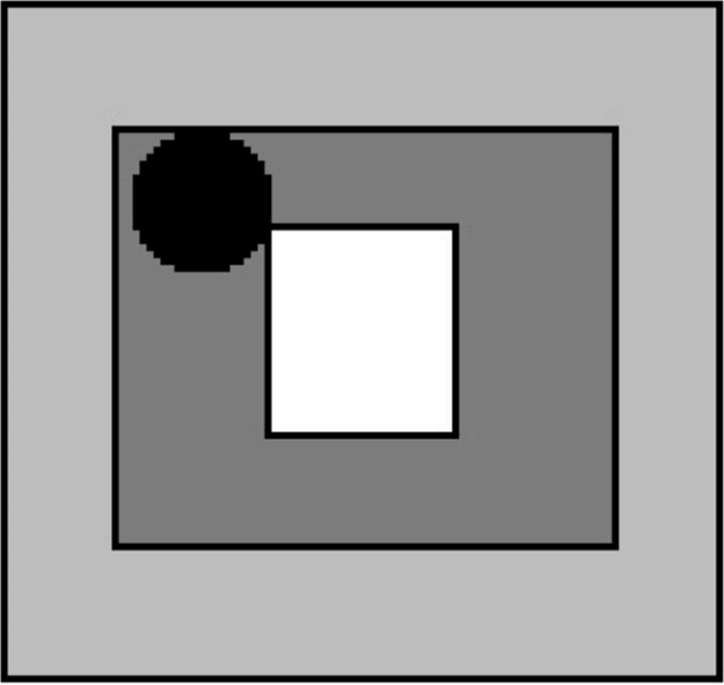
#> input picture port_image.png, 724 x 685 px, found by its file name
$ jupyter execute computer_vision_challenge.ipynb   (shell and % lines are left out)
#> lines starting #> are read from the running program, lines starting #| are printed output that depends on the picture
# 🧠 Computer Vision Challenge
This notebook covers all four tasks:
1. Rotate Detection
2. Circle Detection
3. Homography View
4. Camera Movement Estimation

---

# Computer Vision Challenge - Aule Space Inc

## Project Overview
The goal of this challenge is to develop a robust computer vision algorithm to analyze and simulate the view of a satellite port using various CV techniques like rotation detection, feature matching, homography, and camera movement simulation.

## Tasks Completed
- Task A: Image rotation and circle detection using HoughCircles.
- Task B: ORB feature matching to simulate camera movement.
- Task C: Homography transformation to generate side view.
- Task D: Smooth transition from side view to front view.

## How to Run
1. Install dependencies:
   ```bash
   pip install opencv-python-headless matplotlib numpy

Import Libraries

[cell 1]
# Install required libraries

# Import
import cv2
import numpy as np
import matplotlib.pyplot as plt

Original Image Loaded

[cell 2]
# Load the image from your local 'images' folder
image_path = r'C:\Users\satya\Downloads\New folder (2)\port_image.png'  # Adjust if needed
original_img = cv2.imread(image_path)
#> original_img is the input picture: shape (685, 724, 3); min 0, max 255, mean 154.9

# Convert BGR to RGB for matplotlib
image_rgb = cv2.cvtColor(original_img, cv2.COLOR_BGR2RGB)

# Display the original image
plt.figure(figsize=(6, 6))
plt.imshow(image_rgb)
plt.title('Original Image')
plt.axis('off')
plt.show()

Rotated Image

[cell 3]
import cv2
import numpy as np
import matplotlib.pyplot as plt

def rotate_image(img, angle):
    """Rotate the image around its center by the given angle."""
#> called with angle = 30
    (h, w) = img.shape[:2]
    center = (w // 2, h // 2)

    # Compute the rotation matrix
    M = cv2.getRotationMatrix2D(center, angle, 1.0)

    # Perform the rotation
    rotated = cv2.warpAffine(img, M, (w, h))
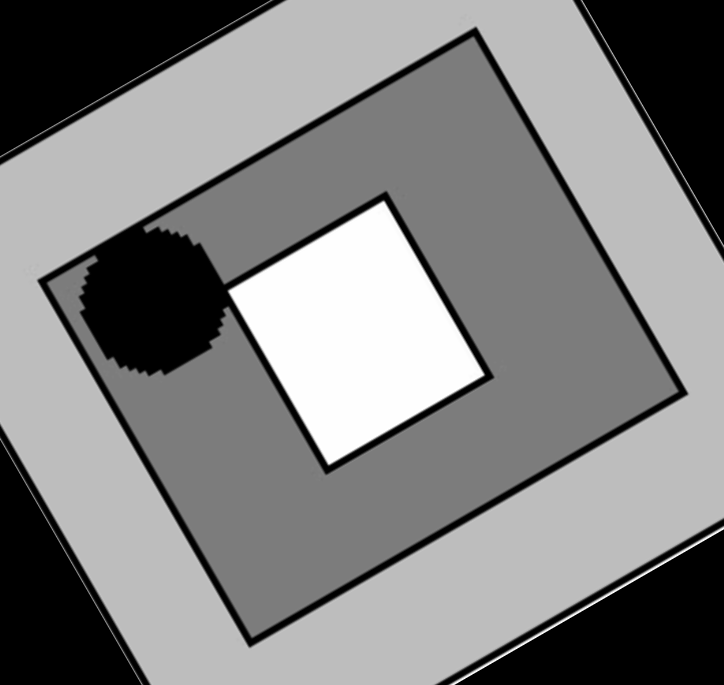
#> rotated: shape (685, 724, 3); min 0, max 255, mean 129.4
    return rotated

# Load the original image
image_path = r'C:\Users\satya\Downloads\New folder (2)\port_image.png'   # Change this to your actual image
original_img = cv2.imread(image_path)

if original_img is None:
    print("❌ Failed to load image. Check the path.")
else:
    # Rotate the image
    angle = 30  # You can change the angle
    rotated_img = rotate_image(original_img, angle)

    # Convert for display
    rotated_rgb = cv2.cvtColor(rotated_img, cv2.COLOR_BGR2RGB)

    # Show rotated image
    plt.imshow(rotated_rgb)
    plt.title(f'Rotated Image by {angle}°')
    plt.axis('off')
    plt.show()

    # Save the rotated image
    save_path = rf"C:\Users\satya\Downloads\New folder (2)\Rotated_Image_{angle}_deg.png"
    cv2.imwrite(save_path, rotated_img)
    print(f"✅ Rotated image saved at: {save_path}")

Circle Detected

[cell 4]
import cv2
import numpy as np
import matplotlib.pyplot as plt

# Load the uploaded image
img = cv2.imread(r"C:\Users\satya\Downloads\New folder (2)\port_image.png")  # Adjust path if needed

# Convert to grayscale and blur to reduce noise
gray = cv2.cvtColor(img, cv2.COLOR_BGR2GRAY)
gray_blurred = cv2.medianBlur(gray, 5)

# Detect circles with tweaked params for your image
circles = cv2.HoughCircles(
    gray_blurred,
    cv2.HOUGH_GRADIENT,
    dp=1.2,
    minDist=30,
    param1=50,
    param2=20,
    minRadius=20,
    maxRadius=60
)
#> circles = [[167.4, 168.6, 24.8]]

# Draw and display the detected circle
if circles is not None:
    circles = np.uint16(np.around(circles))
#> circles = [[167, 169, 25]]
    for i in circles[0, :]:
        cv2.circle(img, (i[0], i[1]), i[2], (0, 255, 0), 2)  # outer circle
        cv2.circle(img, (i[0], i[1]), 2, (0, 0, 255), 3)     # center
#> this loop made 1 pass

    # Save output to /content/sample_data
    cv2.imwrite(r"C:\Users\satya\Downloads\New folder (2)\circle_detected_output.png", img)
    print("✅ Image saved to /content/sample_data/circle_detected_output.png")
    print(f"Circle center at: ({i[0]}, {i[1]}), radius: {i[2]}")
#| Circle center at: (167, 169), radius: 25

    # Show in notebook
    plt.imshow(cv2.cvtColor(img, cv2.COLOR_BGR2RGB))
    plt.title("Detected Circle")
    plt.axis("off")
    plt.show()

else:
    print("❌ No circle detected. Try adjusting parameters.")

Translated Image (Circle moved to top-left)

[cell 5]
# [29 lines of commented-out code are left out]
import cv2
import numpy as np
import matplotlib.pyplot as plt

# Load the image
image_path = r"C:\Users\satya\Downloads\New folder (2)\port_image.png"
img = cv2.imread(image_path)

if img is None:
    raise FileNotFoundError(f"Image not found at {image_path}")

# Assume you already detected the circle
circle = (167, 169, 25)  # (x, y, radius)

def translate_image_to_top_left(img, circle_coords):
#> called with circle_coords = (167, 169, 25)
    x, y, r = circle_coords

    # Calculate how much to shift the circle to move it to near top-left (padding of 50 px)
    offset_x = -x + 50
    offset_y = -y + 50

    # Create translation matrix and apply the shift
    M = np.float32([[1, 0, offset_x], [0, 1, offset_y]])
    translated_img = cv2.warpAffine(img, M, (img.shape[1], img.shape[0]))

    return translated_img

# Apply the translation
translated_img = translate_image_to_top_left(img, circle)

# Show the result
plt.imshow(cv2.cvtColor(translated_img, cv2.COLOR_BGR2RGB))
plt.title("Translated Image (Circle moved to top-left)")
plt.axis("off")
plt.show()

# Save the translated image
output_path = r"C:\Users\satya\Downloads\New folder (2)\Translated_Image_Circle_Top_Left.png"
cv2.imwrite(output_path, translated_img)

# Confirm save and print circle info
print(f"✅ Image saved to: {output_path}")
print(f"Circle center at: ({circle[0]}, {circle[1]}), radius: {circle[2]}")

Translated Image (Simulated Movement)

[cell 6]
# Shift the image (simulate movement)
rows, cols = original_img.shape[:2]
dx, dy = 50, 30  # shift right by 50px and down by 30px

translation_matrix = np.float32([[1, 0, dx], [0, 1, dy]])
translated_img = cv2.warpAffine(original_img, translation_matrix, (cols, rows))

# Show translated image
plt.imshow(cv2.cvtColor(translated_img, cv2.COLOR_BGR2RGB))
plt.title("Translated Image (Simulated Movement)")
plt.axis("off")
plt.show()

Detected Circle After Movement

[cell 7]
# Convert to grayscale and blur
gray = cv2.cvtColor(translated_img, cv2.COLOR_BGR2GRAY)
gray_blurred = cv2.medianBlur(gray, 5)

# Run Hough Circle Detection
circles = cv2.HoughCircles(
    gray_blurred,
    cv2.HOUGH_GRADIENT,
    dp=1.2,
    minDist=30,
    param1=50,
    param2=20,
    minRadius=20,
    maxRadius=60
)
#> circles = [[215.4, 216.6, 33.56]]

if circles is not None:
    circles = np.uint16(np.around(circles))
#> circles = [[215, 217, 34]]
    for i in circles[0, :]:
        cv2.circle(translated_img, (i[0], i[1]), i[2], (0, 255, 0), 2)
        cv2.circle(translated_img, (i[0], i[1]), 2, (0, 0, 255), 3)
        print(f"✅ Circle center: ({i[0]}, {i[1]}), Radius: {i[2]}")
#> this loop made 1 pass
#> (printed output is left out)
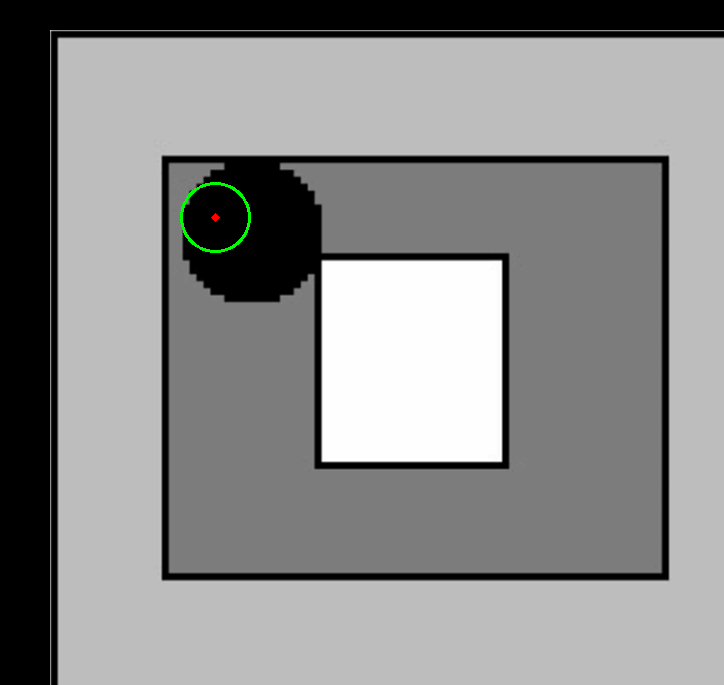
#> translated_img: shape (685, 724, 3); mean B, G, R 137.6, 137.9, 137.6
else:
    print("❌ No circle detected. Try adjusting detection parameters.")

# Show result
plt.imshow(cv2.cvtColor(translated_img, cv2.COLOR_BGR2RGB))
plt.title("Detected Circle After Movement")
plt.axis("off")
plt.show()

Original Image Vs After Simulated Movement

[cell 8]
# Original and Translated Side-by-Side
fig, ax = plt.subplots(1, 2, figsize=(12, 6))

ax[0].imshow(cv2.cvtColor(original_img, cv2.COLOR_BGR2RGB))
ax[0].set_title("Original Image")
ax[0].axis("off")

ax[1].imshow(cv2.cvtColor(translated_img, cv2.COLOR_BGR2RGB))
ax[1].set_title("After Simulated Movement")
ax[1].axis("off")

plt.show()

Load Both Images (Original & Translated)

[cell 9]
import cv2
import numpy as np
import matplotlib.pyplot as plt

# Use double backslashes or forward slashes in path
img1 = cv2.imread("C:/Users/satya/Downloads/New folder (2)/port_image.png")  # original image

# Check if the image was loaded correctly
if img1 is None:
    raise ValueError("Image not loaded! Check the file path.")

# Apply translation: shift 50px right, 30px down
M = np.float32([[1, 0, 50], [0, 1, 30]])
img2 = cv2.warpAffine(img1, M, (img1.shape[1], img1.shape[0]))

# Show both images
plt.figure(figsize=(10,4))
plt.subplot(1,2,1), plt.imshow(cv2.cvtColor(img1, cv2.COLOR_BGR2RGB)), plt.title("Original")
plt.subplot(1,2,2), plt.imshow(cv2.cvtColor(img2, cv2.COLOR_BGR2RGB)), plt.title("Translated")
plt.show()

Detect Keypoints and Descriptors (Using ORB)

[cell 10]
# Use ORB (fast and works without licensing issues)
orb = cv2.ORB_create()

# Detect and compute keypoints/descriptors
kp1, des1 = orb.detectAndCompute(img1, None)
#> kp1 = 377 keypoints; strongest (x, y, size): (449, 429, 44.6), (274, 232, 64.3), (450, 430, 31), (274, 427, 64.3)
kp2, des2 = orb.detectAndCompute(img2, None)
#> kp2 = 373 keypoints; strongest (x, y, size): (323, 458, 53.6), (499, 458, 53.6), (500, 459, 44.6), (323, 460, 37.2)

print(f"Keypoints in img1: {len(kp1)}, img2: {len(kp2)}")
#| Keypoints in img1: 377, img2: 373

[cell 11]
# --- Load full image and cropped image ---
full_image = cv2.imread(r'C:\Users\satya\Downloads\New folder (2)\port_image.png', cv2.IMREAD_GRAYSCALE)
cropped_image = cv2.imread(r'C:\Users\satya\Downloads\New folder (2)\cropped_image.jpg', cv2.IMREAD_GRAYSCALE)
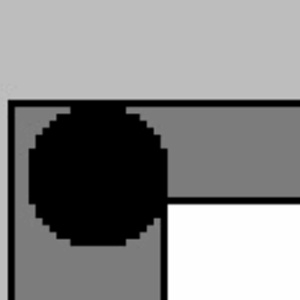
#> input picture cropped_image.jpg, 300 x 300 px, found by its file name
#> cropped_image is the input picture: shape (300, 300); min 0, max 255, mean 136.1

# --- Feature detection using ORB ---
orb = cv2.ORB_create(nfeatures=1000)
kp1, des1 = orb.detectAndCompute(full_image, None)
#> kp1 = 378 keypoints; strongest (x, y, size): (449, 429, 44.6), (274, 232, 64.3), (450, 430, 31), (274, 427, 64.3)
kp2, des2 = orb.detectAndCompute(cropped_image, None)
#> kp2 = 173 keypoints; strongest (x, y, size): (170, 205, 64.3), (169, 206, 53.6), (169, 207, 77.1), (168, 204, 44.6)

# --- Match features ---
bf = cv2.BFMatcher(cv2.NORM_HAMMING, crossCheck=True)
matches = bf.match(des1, des2)
#> matches = 143 matches
matches = sorted(matches, key=lambda x: x.distance)

# --- Visualize matches ---
matched_image = cv2.drawMatches(full_image, kp1, cropped_image, kp2, matches[:20], None, flags=2)
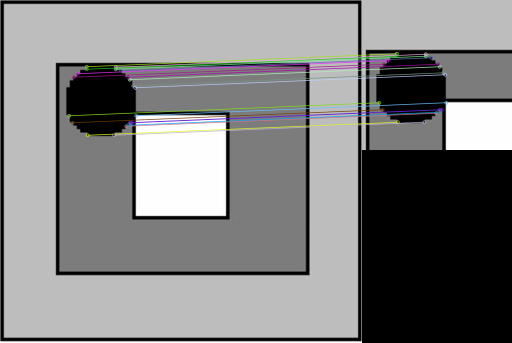
#> matched_image: shape (685, 1024, 3) (shown at 1/2 size); mean of channels 0, 1, 2 127.8, 127.7, 127.7; drawn as B, G, R
plt.figure(figsize=(12, 6))
plt.title("ORB Feature Matching")
plt.imshow(matched_image)
plt.axis('off')
plt.show()

# ✅ Save the match visualization
cv2.imwrite(r'C:\Users\satya\Downloads\New folder (2)\ORB_Feature_Matching.png', matched_image)

# --- Extract matched keypoints location ---
src_pts = np.float32([kp1[m.queryIdx].pt for m in matches]).reshape(-1, 1, 2)
#> src_pts = 143 rows, first 8: [231, 134], [242, 141], [259, 245], [263, 245], [231, 138], [252, 252], [175, 270], [266.1, 171.1]
dst_pts = np.float32([kp2[m.trainIdx].pt for m in matches]).reshape(-1, 1, 2)
#> dst_pts = 143 rows, first 8: [127, 108], [138, 115], [155, 219], [159, 219], [127, 112], [148, 226], [71, 244], [162.4, 145.2]

# --- Estimate transformation ---
M, mask = cv2.estimateAffinePartial2D(dst_pts, src_pts)
#> M = [[1, 0.0014, 103.6], [-0.0014, 1, 25.94]]; mask = 143 values, max 1 at index 0, min 0 at index 62, mean 0.951

# --- Print estimated camera movement ---
if M is not None:
    dx = M[0, 2]
#> dx = 103.6
    dy = M[1, 2]
#> dy = 25.94
    print(f"📷 Estimated Camera Movement (pixels): dx = {dx:.2f}, dy = {dy:.2f}")
#| 📷 Estimated Camera Movement (pixels): dx = 103.57, dy = 25.94
else:
    print("❌ Could not estimate camera movement.")

Match Keypoints

[cell 12]
# Use brute-force matcher for ORB (Hamming distance)
bf = cv2.BFMatcher(cv2.NORM_HAMMING, crossCheck=True)
matches = bf.match(des1, des2)

# Sort matches by distance (best first)
matches = sorted(matches, key=lambda x: x.distance)

# Visualize top 50 matches
matched_img = cv2.drawMatches(img1, kp1, img2, kp2, matches[:50], None, flags=2)

plt.figure(figsize=(15, 6))
plt.imshow(matched_img)
plt.title("Keypoint Matches")
plt.axis("off")
plt.show()

Compute Homography Matrix

[cell 13]
# Use matched keypoints to compute Homography
src_pts = np.float32([kp1[m.queryIdx].pt for m in matches]).reshape(-1,1,2)
dst_pts = np.float32([kp2[m.trainIdx].pt for m in matches]).reshape(-1,1,2)

# Compute Homography using RANSAC to handle outliers
H, mask = cv2.findHomography(dst_pts, src_pts, cv2.RANSAC, 5.0)
#> H = [[0.995, -0.00628, 104.5], [-0.00258, 0.991, 26.75], [5.2e-07, -3.01e-05, 1]]

print("Homography Matrix:\n", H)
#| Homography Matrix:
#|  [[ 9.94519166e-01 -6.27629147e-03  1.04501866e+02]
#|  [-2.57863327e-03  9.90618010e-01  2.67454239e+01]
#> (further printed lines are left out)

[cell 14]
# Define 4 points on the port image manually (simulate from a rectangle)
src_pts = np.float32([[60, 60], [270, 60], [270, 270], [60, 270]])
dst_pts = np.float32([[0, 0], [300, 0], [300, 300], [0, 300]])

# Homography
H, _ = cv2.findHomography(src_pts, dst_pts)
#> H = [[1.43, 0, -85.71], [0, 1.43, -85.71], [0, 0, 1]]
warped = cv2.warpPerspective(img, H, (300, 300))
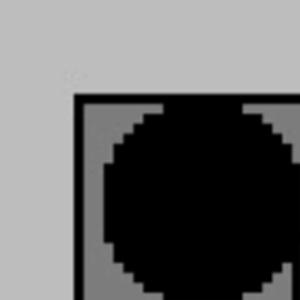
#> warped: shape (300, 300, 3); min 0, max 195, mean 104.4

plt.imshow(cv2.cvtColor(warped, cv2.COLOR_BGR2RGB))
plt.title("Homography View (Simulated Bird's Eye)")
plt.axis('off')
plt.show()

 Homography Perspective (22.5° Side View)

[cell 15]
steps = 5
for i in range(steps + 1):
    alpha = i / steps
    step_pts = (1 - alpha) * dst_pts + alpha * src_pts
    h_matrix, _ = cv2.findHomography(src_pts, step_pts)
    transformed = cv2.warpPerspective(img, h_matrix, (img.shape[1], img.shape[0]))

    plt.figure(figsize=(5, 5))
    plt.imshow(cv2.cvtColor(transformed, cv2.COLOR_BGR2RGB))
    plt.title(f'Step {i} View')
    plt.axis('off')
    plt.show()

    # ✅ Save the image with correct name in current directory or specify full path
    plt.imsave(f'incremental_steps_{i+1}.png', cv2.cvtColor(transformed, cv2.COLOR_BGR2RGB))
#> this loop made 6 passes
#> h_matrix on passes 1 to 4: [[1.43, 0, -85.71], [0, 1.43, -85.71], [0, 0, 1]], [[1.34, 0, -68.57], [0, 1.34, -68.57], [0, 0, 1]], [[1.26, 0, -51.43], [0, 1.26, -51.43], [0, 0, 1]], [[1.17, 0, -34.29], [0, 1.17, -34.29], [0, 0, 1]]

Warp Translated Image to Original View

[cell 16]
# Warp img2 to align with img1 using computed Homography
warped_img = cv2.warpPerspective(img2, H, (img1.shape[1], img1.shape[0]))
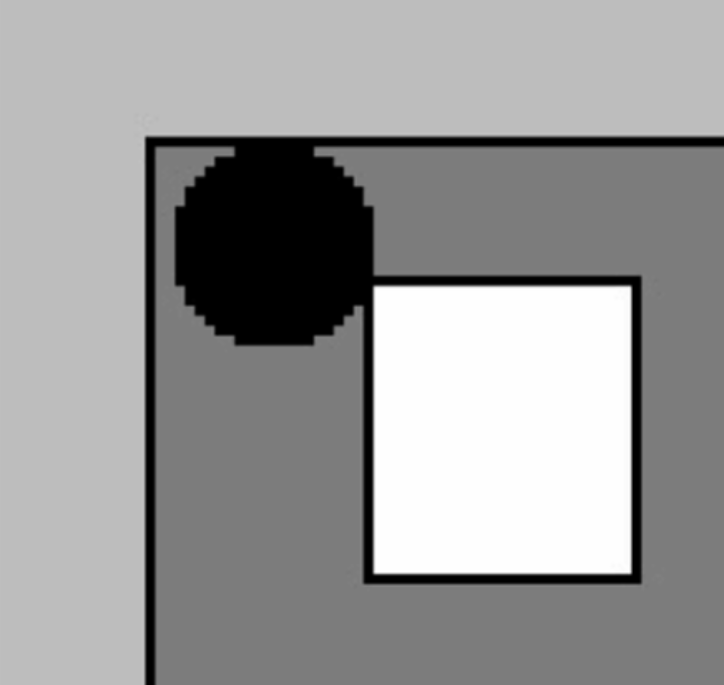
#> warped_img: shape (685, 724, 3); min 0, max 255, mean 153.2

plt.figure(figsize=(10,4))
plt.subplot(1,2,1), plt.imshow(cv2.cvtColor(img1, cv2.COLOR_BGR2RGB)), plt.title("Original")
plt.subplot(1,2,2), plt.imshow(cv2.cvtColor(warped_img, cv2.COLOR_BGR2RGB)), plt.title("Warped Back")
plt.show()

Load Original and Shifted Images

[cell 17]
# Load original image
img1 = cv2.imread("C:/Users/satya/Downloads/New folder (2)/port_image.png")

# Simulate camera shift (translate 50 pixels right, 30 down)
shift_matrix = np.float32([[1, 0, 50], [0, 1, 30]])
img2 = cv2.warpAffine(img1, shift_matrix, (img1.shape[1], img1.shape[0]))

plt.figure(figsize=(10,4))
plt.subplot(1,2,1), plt.imshow(cv2.cvtColor(img1, cv2.COLOR_BGR2RGB)), plt.title("Original")
plt.subplot(1,2,2), plt.imshow(cv2.cvtColor(img2, cv2.COLOR_BGR2RGB)), plt.title("Shifted")
plt.show()

Detect Keypoints and Descriptors

[cell 18]
# ORB Feature Detection
orb = cv2.ORB_create()

kp1, des1 = orb.detectAndCompute(img1, None)
#> kp1 = 377 keypoints; strongest (x, y, size): (449, 429, 44.6), (274, 232, 64.3), (450, 430, 31), (274, 427, 64.3)
kp2, des2 = orb.detectAndCompute(img2, None)
#> kp2 = 373 keypoints; strongest (x, y, size): (323, 458, 53.6), (499, 458, 53.6), (500, 459, 44.6), (323, 460, 37.2)

print(f"Keypoints - img1: {len(kp1)}, img2: {len(kp2)}")
#| Keypoints - img1: 377, img2: 373

Match Features

[cell 19]
bf = cv2.BFMatcher(cv2.NORM_HAMMING, crossCheck=True)
matches = bf.match(des1, des2)
#> matches = 274 matches
matches = sorted(matches, key=lambda x: x.distance)

matched_img = cv2.drawMatches(img1, kp1, img2, kp2, matches[:30], None, flags=2)
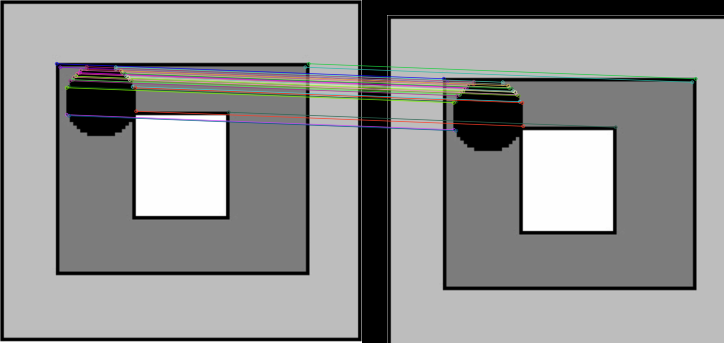
#> matched_img: shape (685, 1448, 3) (shown at 1/2 size); mean B, G, R 146.6, 147, 147

plt.figure(figsize=(12,6))
plt.imshow(matched_img)
plt.title("Matched Keypoints")
plt.axis("off")
plt.show()

Calculate Homography and Extract Motion

[cell 20]
src_pts = np.float32([kp1[m.queryIdx].pt for m in matches]).reshape(-1,1,2)
#> src_pts = 274 rows, first 8: [113, 127], [617, 127], [173, 133], [120, 134], [231, 134], [610, 134], [173, 138], [231, 138]
dst_pts = np.float32([kp2[m.trainIdx].pt for m in matches]).reshape(-1,1,2)
#> dst_pts = 274 rows, first 8: [163, 157], [667, 157], [223, 163], [170, 164], [281, 164], [660, 164], [223, 168], [281, 168]

H, mask = cv2.findHomography(dst_pts, src_pts, cv2.RANSAC, 5.0)
#> H = [[1, 0.000438, -50.33], [0.000448, 1, -30.59], [1.05e-06, 3.12e-06, 1]]; mask = 274 values, max 1 at index 0, min 0 at index 58, mean 0.912

print("Homography Matrix:\n", H)
#| Homography Matrix:
#|  [[ 1.00168301e+00  4.37610222e-04 -5.03251296e+01]
#|  [ 4.47766544e-04  1.00303686e+00 -3.05915944e+01]
#> (further printed lines are left out)

# Translation is approx in H[0,2] (dx), H[1,2] (dy)
dx = H[0,2]
#> dx = -50.33
dy = H[1,2]
#> dy = -30.59
print(f"Estimated camera shift → dx: {dx:.2f}, dy: {dy:.2f}")
#| Estimated camera shift → dx: -50.33, dy: -30.59

Visualize Movement Vector

[cell 21]
# Show movement on a copy of image
visual = img1.copy()
start_point = (100, 100)
end_point = (int(start_point[0] + dx), int(start_point[1] + dy))
#> end_point = (49, 69)

cv2.arrowedLine(visual, start_point, end_point, (0, 0, 255), 3)

plt.imshow(cv2.cvtColor(visual, cv2.COLOR_BGR2RGB))
plt.title(f"Estimated Movement Vector (dx: {dx:.1f}, dy: {dy:.1f})")
plt.axis("off")
plt.show()

Interpolated Camera Views to Front

[cell 22]
steps = 5
for i in range(steps + 1):
    alpha = i / steps
    step_pts = (1 - alpha) * dst_pts + alpha * src_pts
    h_matrix, _ = cv2.findHomography(src_pts, step_pts)
    transformed = cv2.warpPerspective(img, h_matrix, (img.shape[1], img.shape[0]))

    plt.figure(figsize=(5, 5))
    plt.imshow(cv2.cvtColor(transformed, cv2.COLOR_BGR2RGB))
    plt.title(f'Step {i} View')
    plt.axis('off')
    plt.show()
#> this loop made 6 passes
#> pass 1, `transformed = cv2.warpPerspective(img, h_matrix, (img.shape[1], img.sh..`:
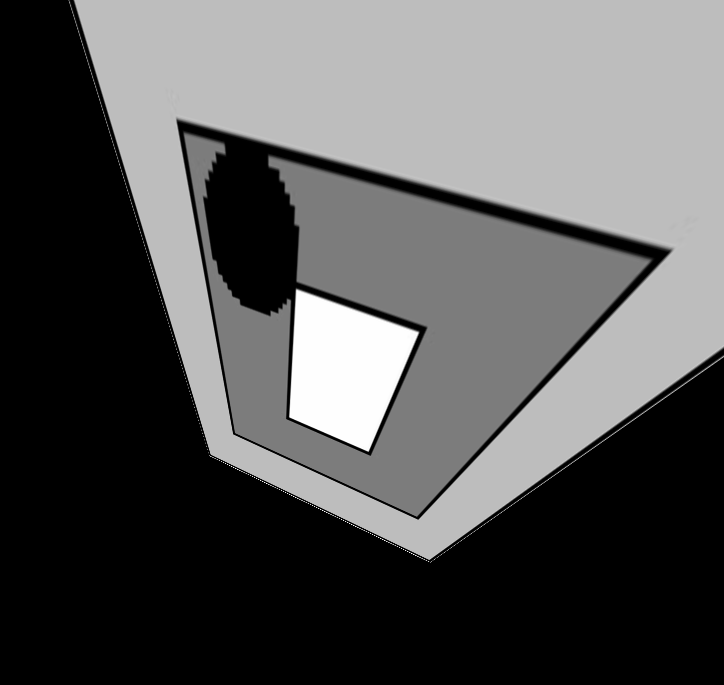
#> transformed: shape (685, 724, 3); min 0, max 255, mean 88.5

[cell 23]
# Load the full image in color (for cropping)
full_image_color = cv2.imread(r'C:\Users\satya\Downloads\New folder (2)\port_image.png')
h, w, _ = full_image_color.shape

# Define crop size
crop_h, crop_w = 300, 300

# Random crop location
x = np.random.randint(0, w - crop_w)
y = np.random.randint(0, h - crop_h)

# Crop the image
cropped = full_image_color[y:y+crop_h, x:x+crop_w]
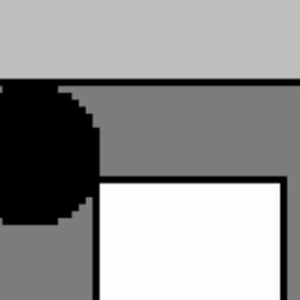
#> cropped: shape (300, 300, 3); min 0, max 255, mean 147.8
cv2.imwrite('cropped_image.jpg', cropped)
print(f"Cropped image saved at position x={x}, y={y}")
#| Cropped image saved at position x=172, y=47
